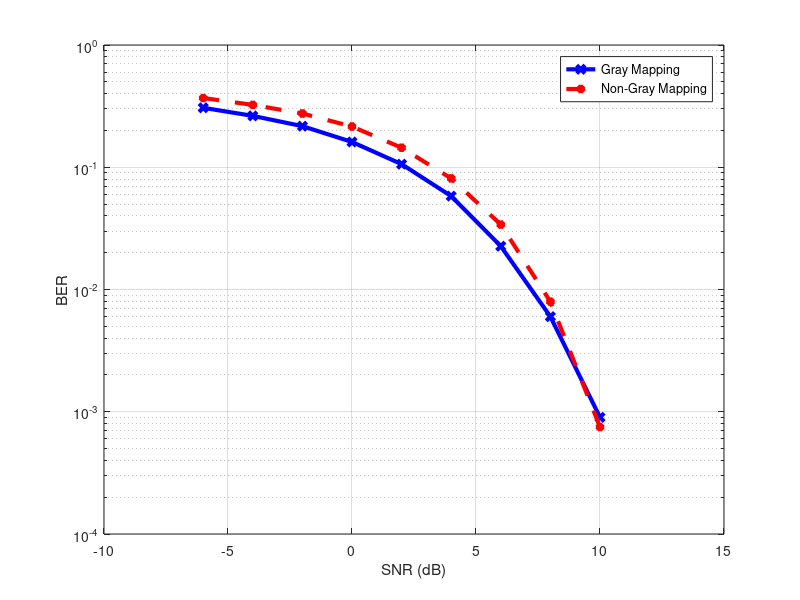

Here is the MATLAB script that generated this plot:
% task_3_and_4 - Example solution for tasks 1.4.3 and 1.4.4
%    
% Author(s): Christian Senning, Nicholas Preyss, Alexios Balatsoukas-Stimming
%

clear all
close all
clc

% Initialization
SNR  = -6:2:12;
BERGray = zeros(size(SNR));
BERNonGray = zeros(size(SNR));

% number of bits
numSim = 10^4;

% Gray mapping
GrayMap = 1/sqrt(2) * [(-1-1j) (-1+1j) ( 1-1j) ( 1+1j)];

% Non-Gray mapping
NonGrayMap = 1/sqrt(2) * [( 1-1j) ( 1+1j) (-1+1j) (-1-1j)];

% BER calculation for all SNR points
for ii = 1:numel(SNR)
   
    % Convert SNR from dB to linear
    SNRlin = 10^(SNR(ii)/10);
    
    % Generate source bitstream
    source = randi([0 1],numSim,2);
    
    % Map input bitstream using Gray mapping
    mappedGray = GrayMap(bi2de(source)+1).';
      
    % Add AWGN
    mappedGrayNoisy = mappedGray + sqrt(1/(2*SNRlin)) * (randn(size(mappedGray)) + 1i*randn(size(mappedGray)) );  
    
    % Demap
    [~,ind] = min((ones(numSim,4)*diag(GrayMap) - mappedGrayNoisy(:,[1 1 1 1])),[],2);
    demappedGray = de2bi(ind-1);
    
    % BER calculation for Gray mapping
    BERGray(ii) = mean(source(:) ~= demappedGray(:));
    
    % Map input bitstream using non-Gray mapping
    mappedNonGray = NonGrayMap(bi2de(source)+1).';
      
    % Add AWGN
    mappedNonGrayNoisy = mappedNonGray + sqrt(1/(2*SNRlin)) * (randn(size(mappedNonGray)) + 1i*randn(size(mappedNonGray)) );  
    
    % Demap
    [~,ind] = min((ones(numSim,4)*diag(NonGrayMap) - mappedNonGrayNoisy(:,[1 1 1 1])),[],2);
    demappedNonGray = de2bi(ind-1);
    
    % BER calculation for Gray mapping
    BERNonGray(ii) = mean(source(:) ~= demappedNonGray(:));

end

% graphical ouput
figure(3)
clf(3)
semilogy(SNR, BERGray, 'bx-' ,'LineWidth',3);
hold on
semilogy(SNR, BERNonGray, 'r*--','LineWidth',3);
xlabel('SNR (dB)')
ylabel('BER')
legend('Gray Mapping', 'Non-Gray Mapping')
grid on